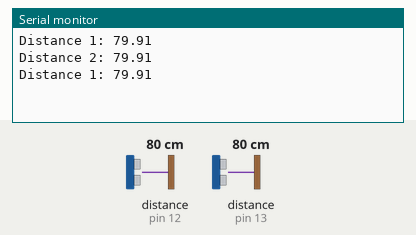
Bench run of a sketch on a simulated Arduino Uno, built with avr-gcc and run on an emulated ATmega328P. Shown: the last lines printed to the serial monitor. Wiring (inferred from the names in the program): 2 × ultrasonic range finder: trigger pin 10, echo pin 12 / trigger pin 11, echo pin 13. Inputs (shaded band) come from the test bench; at power-on: distance to the obstacle (sensors on pin 12, pin 13) 80 cm. The echo pulse lasts 58.3 µs per cm.

Above: at 2.4 s.
2.5 s: distance to the obstacle (sensor on pin 12) set to 2 cm
At 3.4 s:
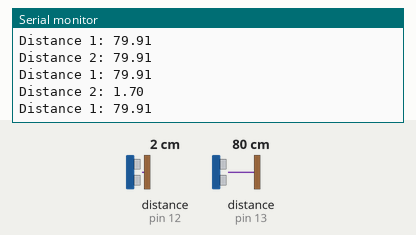
4.5 s: distance to the obstacle (sensor on pin 13) set to 2 cm
At 6.3 s:
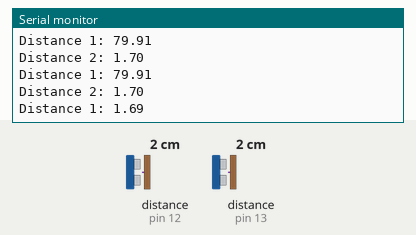
6.5 s: distance to the obstacle (sensor on pin 12) set to 4 cm
At 8.2 s:
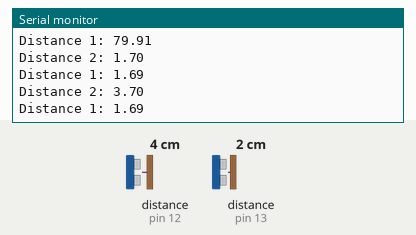
8.5 s: distance to the obstacle (sensor on pin 13) set to 4 cm
At 9.4 s:
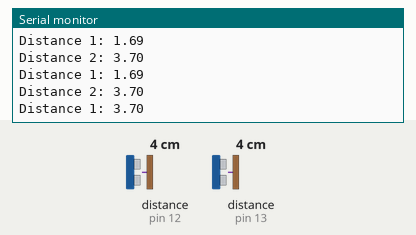
Timing chart, 0 to 11.5 s (numbered marks = the images above; inputs shaded):
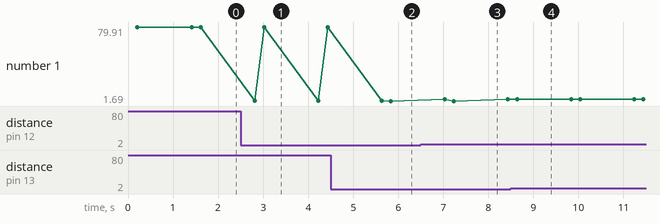

The sketch:

arduino_ultrasonic_test_v1.ino
```cpp
// Ultrasonic Sensor
//https://www.the-diy-life.com/connecting-an-ultrasonic-sensor-to-an-arduino/
// versio 0.0.0

int triggerPin = 11;      //Define IO pins
int echoPin = 13;

int triggerPin2 = 10;      //Define IO pins
int echoPin2 = 12;

long duration;
double distance;

long duration2;
double distance2;

//float v=331.5+0.6*20; // 20-temperature of air

void setup()
{
  pinMode(triggerPin, OUTPUT);   //Define pin
  pinMode(echoPin, INPUT);
  pinMode(triggerPin2, OUTPUT);   //Define pin
  pinMode(echoPin2, INPUT);
  Serial.begin(9600);           //Starts the serial communication
}

void loop()
{
  digitalWrite(triggerPin, LOW);   //Reset the trigger pin
  delay(200);
  digitalWrite(triggerPin, HIGH);     //Create a 10 micro second pulse
  delayMicroseconds(10);
  digitalWrite(triggerPin, LOW);
  duration = pulseIn(echoPin, HIGH); //Read the pulse travel time in microseconds.
  distance= duration*0.0344/2;        //Calculate the distance - speed of sound is 0.034 cm per microsecond
  Serial.print("Distance 1: ");        //Display the distance on the serial monitor
  Serial.println(distance);
  pulseIn(echoPin, LOW);

  digitalWrite(triggerPin2, LOW);   //Reset the trigger pin
  delay(200);
  digitalWrite(triggerPin2, HIGH);     //Create a 10 micro second pulse
  delayMicroseconds(10);
  digitalWrite(triggerPin2, LOW);
  duration2 = pulseIn(echoPin2, HIGH); //Read the pulse travel time in microseconds.
  distance2= duration2*0.0344/2;        //Calculate the distance - speed of sound is 0.034 cm per microsecond
  Serial.print("Distance 2: ");        //Display the distance on the serial monitor
  Serial.println(distance2);

}
```

Measured:
- after the input at 2.5 s, the serial monitor: prints a new line after 0.32 s (image 1)
- after the input at 4.5 s, the serial monitor: prints a new line after 1.3 s (image 2)
- after the input at 6.5 s, the serial monitor: prints a new line after 0.53 s (image 3)
- after the input at 8.5 s, the serial monitor: prints a new line after 0.14 s (image 4)
- plotted number 1: 79.91 → 1.69 after the input at 4.5 s, 1.69 → 3.7 after the input at 6.5 s
